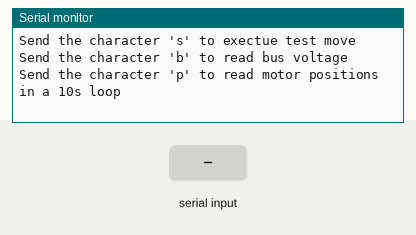
A sketch run on a simulated Arduino Mega 2560, built with avr-gcc and run on an emulated ATmega2560. Shown: the last lines printed to the serial monitor. The test bench sets the inputs (shaded band).

Above: at 1.2 s.
1.3 s: "0\n" received over Serial
At 2.5 s:
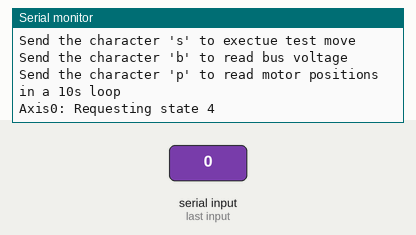
2.8 s: "1\n" received over the second serial link
At 3.6 s:
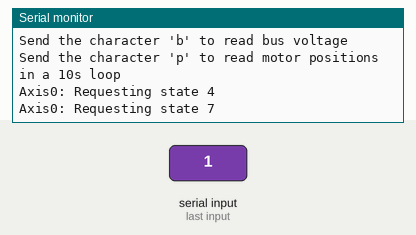
4.3 s: "1,90\n" received over the second serial link
At 4.8 s:
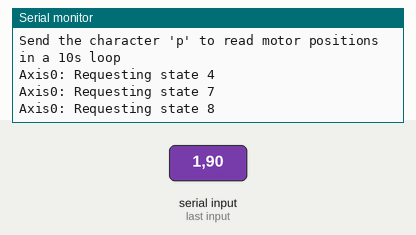
5.8 s: byte 115 ('s') received over Serial
At 7.1 s:
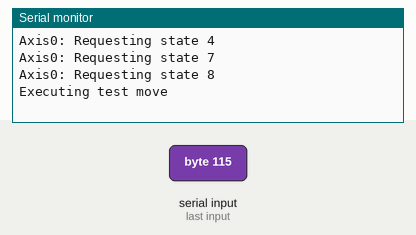

Measured:
- after the input at 1.3 s, the serial monitor: prints a new line at once (image 1)
- after the input at 2.8 s, the serial monitor: prints a new line at once (image 2)
- after the input at 4.3 s, the serial monitor: prints a new line at once (image 3)
- after the input at 5.8 s, the serial monitor: prints a new line at once (image 4)

The sketch:

Odrive_test.ino
```cpp
// includes
#include <HardwareSerial.h>
#include <SoftwareSerial.h>

#include "ODriveArduino.h"
// Printing with stream operator helper functions
template<class T> inline Print& operator <<(Print &obj,     T arg) { obj.print(arg);    return obj; }
template<>        inline Print& operator <<(Print &obj, float arg) { obj.print(arg, 4); return obj; }


////////////////////////////////
// Set up serial pins to the ODrive
////////////////////////////////

// Below are some sample configurations.
// You can comment out the default Teensy one and uncomment the one you wish to use.
// You can of course use something different if you like
// Don't forget to also connect ODrive GND to Arduino GND.

// Teensy 3 and 4 (all versions) - Serial1
// pin 0: RX - connect to ODrive TX
// pin 1: TX - connect to ODrive RX
// See https://www.pjrc.com/teensy/td_uart.html for other options on Teensy
//HardwareSerial& odrive_serial = Serial1;

// Arduino Mega or Due - Serial1
// pin 19: RX - connect to ODrive TX
// pin 18: TX - connect to ODrive RX
// See https://www.arduino.cc/reference/en/language/functions/communication/serial/ for other options
// HardwareSerial& odrive_serial = Serial1;

// Arduino without spare serial ports (such as Arduino UNO) have to use software serial.
// Note that this is implemented poorly and can lead to wrong data sent or read.
// pin 8: RX - connect to ODrive TX
// pin 9: TX - connect to ODrive RX
SoftwareSerial odrive_serial(0, 1);


// ODrive object
ODriveArduino odrive(odrive_serial);

void setup() {
  // ODrive uses 115200 baud
  odrive_serial.begin(115200);

  // Serial to PC
  Serial.begin(115200);
  while (!Serial) ; // wait for Arduino Serial Monitor to open

  Serial.println("ODriveArduino");
  Serial.println("Setting parameters...");

  // In this example we set the same parameters to both motors.
  // You can of course set them different if you want.
  // See the documentation or play around in odrivetool to see the available parameters
  for (int axis = 0; axis < 2; ++axis) {
    odrive_serial << "w axis" << axis << ".controller.config.vel_limit " << 10.0f << '\n';
    odrive_serial << "w axis" << axis << ".motor.config.current_lim " << 11.0f << '\n';
    // This ends up writing something like "w axis0.motor.config.current_lim 10.0\n"
  }


  Serial.println("Ready!");
  Serial.println("Send the character '0' or '1' to calibrate respective motor (you must do this before you can command movement)");
  Serial.println("Send the character 's' to exectue test move");
  Serial.println("Send the character 'b' to read bus voltage");
  Serial.println("Send the character 'p' to read motor positions in a 10s loop");


}


//void loop() {
//
//     odrive.SetPosition(1, 1.0);
//
//     delay(2000);
//
//     odrive.SetPosition(1, 0.0);
//
//     delay(2000);
//}


void loop() {

  if (Serial.available()) {
    char c = Serial.read();

    // Run calibration sequence
    if (c == '0' || c == '1') {
      int motornum = c-'0';
      int requested_state;

      requested_state = AXIS_STATE_MOTOR_CALIBRATION;
      Serial << "Axis" << c << ": Requesting state " << requested_state << '\n';
      if(!odrive.run_state(motornum, requested_state, true)) return;

      requested_state = AXIS_STATE_ENCODER_OFFSET_CALIBRATION;
      Serial << "Axis" << c << ": Requesting state " << requested_state << '\n';
      if(!odrive.run_state(motornum, requested_state, true, 25.0f)) return;

      requested_state = AXIS_STATE_CLOSED_LOOP_CONTROL;
      Serial << "Axis" << c << ": Requesting state " << requested_state << '\n';
      if(!odrive.run_state(motornum, requested_state, false /*don't wait*/)) return;
    }

    // Sinusoidal test move
    if (c == 's') {
      Serial.println("Executing test move");
      for (float ph = 0.0f; ph < 6.28318530718f; ph += 0.01f) {
        float pos_m0 = 2.0f * cos(ph);
        float pos_m1 = 2.0f * sin(ph);
        odrive.SetPosition(0, pos_m0);
        odrive.SetPosition(1, pos_m1);
        delay(5);
      }
    }

    // Read bus voltage
    if (c == 'b') {
      odrive_serial << "r vbus_voltage\n";
      Serial << "Vbus voltage: " << odrive.readFloat() << '\n';
    }

    // Test
    if (c == 't') {

        odrive_serial << "w axis0.controller.config.control_mode " << CONTROL_MODE_VELOCITY_CONTROL << '\n';
        odrive_serial << "w axis1.controller.config.control_mode " << CONTROL_MODE_VELOCITY_CONTROL << '\n';

        delay(100);  // trouver un moyen d'attendre la reponse

        odrive_serial << "w axis0.controller.config.input_mode " << INPUT_MODE_VEL_RAMP << '\n';
        odrive_serial << "w axis1.controller.config.input_mode " << INPUT_MODE_VEL_RAMP << '\n';

        delay(100);


        odrive.SetVelocity(1, 2);
        odrive.SetVelocity(0, 2);
    }

    // print motor positions in a 10s loop
    if (c == 'p') {
      static const unsigned long duration = 10000;
      unsigned long start = millis();
      while(millis() - start < duration) {
        for (int motor = 0; motor < 2; ++motor) {
          Serial << odrive.GetPosition(motor) << '\t';
        }
        Serial << '\n';
      }
    }
  }
}
```

ODriveArduino.cpp
```cpp
#include "ODriveArduino.h"

// Print with stream operator
template<class T> inline Print& operator <<(Print &obj,     T arg) { obj.print(arg);    return obj; }
template<>        inline Print& operator <<(Print &obj, float arg) { obj.print(arg, 4); return obj; }

ODriveArduino::ODriveArduino(Stream& serial)
    : serial_(serial) {}

void ODriveArduino::SetPosition(int motor_number, float position) {
    SetPosition(motor_number, position, 0.0f, 0.0f);
}

void ODriveArduino::SetPosition(int motor_number, float position, float velocity_feedforward) {
    SetPosition(motor_number, position, velocity_feedforward, 0.0f);
}

void ODriveArduino::SetPosition(int motor_number, float position, float velocity_feedforward, float current_feedforward) {
    serial_ << "p " << motor_number  << " " << position << " " << velocity_feedforward << " " << current_feedforward << "\n";
}

void ODriveArduino::SetVelocity(int motor_number, float velocity) {
    SetVelocity(motor_number, velocity, 0.0f);
}

void ODriveArduino::SetVelocity(int motor_number, float velocity, float current_feedforward) {
    serial_ << "v " << motor_number  << " " << velocity << " " << current_feedforward << "\n";
}

void ODriveArduino::SetCurrent(int motor_number, float current) {
    serial_ << "c " << motor_number << " " << current << "\n";
}

void ODriveArduino::TrapezoidalMove(int motor_number, float position) {
    serial_ << "t " << motor_number << " " << position << "\n";
}

float ODriveArduino::readFloat() {
    return readString().toFloat();
}

float ODriveArduino::GetVelocity(int motor_number) {
	serial_<< "r axis" << motor_number << ".encoder.vel_estimate\n";
	return ODriveArduino::readFloat();
}

float ODriveArduino::GetPosition(int motor_number) {
    serial_ << "r axis" << motor_number << ".encoder.pos_estimate\n";
    return ODriveArduino::readFloat();
}

int32_t ODriveArduino::readInt() {
    return readString().toInt();
}


String ODriveArduino::test() {
    serial_<< "r vbus_voltage\n";
    return readString();
}

bool ODriveArduino::run_state(int axis, int requested_state, bool wait_for_idle, float timeout) {
    int timeout_ctr = (int)(timeout * 10.0f);
    serial_ << "w axis" << axis << ".requested_state " << requested_state << '\n';
    if (wait_for_idle) {
        do {
            delay(100);
            serial_ << "r axis" << axis << ".current_state\n";
        } while (readInt() != AXIS_STATE_IDLE && --timeout_ctr > 0);
    }

    return timeout_ctr > 0;
}

String ODriveArduino::readString() {
    String str = "";
    static const unsigned long timeout = 2000;
    unsigned long timeout_start = millis();
    for (;;) {
        while (!serial_.available()) {
            if (millis() - timeout_start >= timeout) {
                return str;
            }
        }
        char c = serial_.read();
        if (c == '\n')
            break;
        str += c;
    }
    return str;
}
```

ODriveArduino.h
```cpp
#ifndef ODriveArduino_h
#define ODriveArduino_h

#include "Arduino.h"
#include "ODriveEnums.h"

class ODriveArduino {
public:
    ODriveArduino(Stream& serial);

    // Commands
    void SetPosition(int motor_number, float position);
    void SetPosition(int motor_number, float position, float velocity_feedforward);
    void SetPosition(int motor_number, float position, float velocity_feedforward, float current_feedforward);
    void SetVelocity(int motor_number, float velocity);
    void SetVelocity(int motor_number, float velocity, float current_feedforward);
    void SetCurrent(int motor_number, float current);
    void TrapezoidalMove(int motor_number, float position);
    // Getters
    float GetVelocity(int motor_number);
    float GetPosition(int motor_number);
    // General params
    float readFloat();
    int32_t readInt();

    String test();

    // State helper
    bool run_state(int axis, int requested_state, bool wait_for_idle, float timeout = 10.0f);
private:
    String readString();

    Stream& serial_;
};

#endif //ODriveArduino_h
```

OdriveMotor.cpp
```cpp

```
